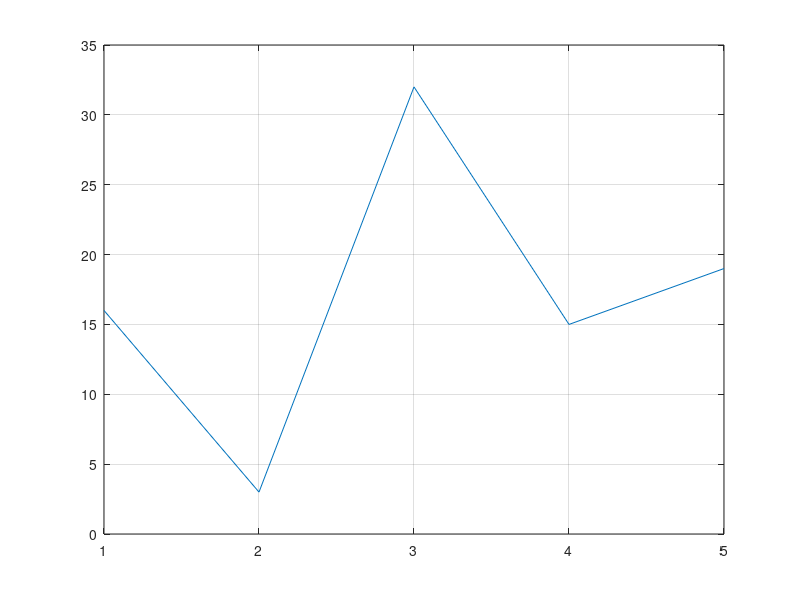

Write MATLAB code to recreate this figure.
%%Name Surname: Serkan Burak Örs
%Istanbul Technical University
%Aeronautics and Astronautics Faculty - Astronautical Engineering
%E-mail: orss19@itu.edu.tr
%BIL 113E - Summer 2020 - CRN:30156
%Instructor: Dr. Mustafa Resa Becan
%Week 2 - Date:14/08/2020
%%
x=[1 2 3 4 5];
y=[16 3 32 15 19];
plot(x,y);
grid on;
